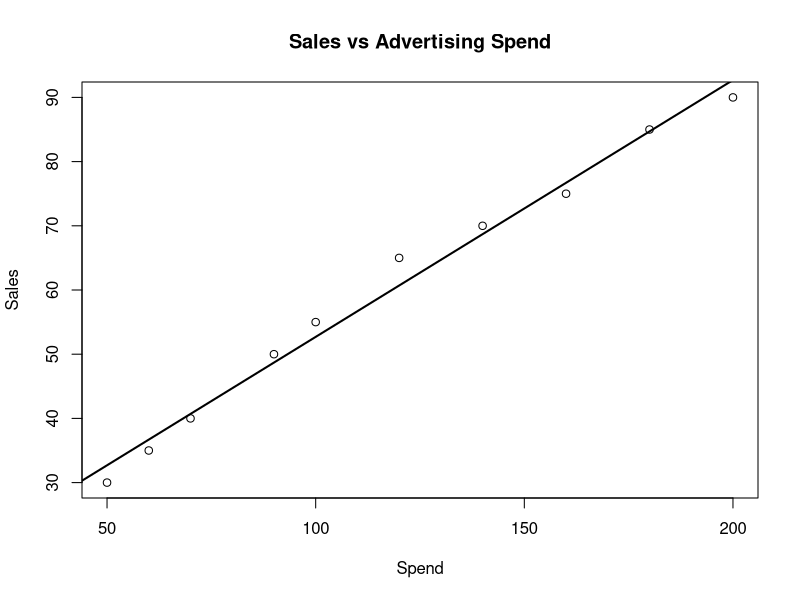

This figure's R source:
# Sample Advertising dataset
advertising <- data.frame(
  Spend = c(50, 60, 70, 90, 100, 120, 140, 160, 180, 200),
  Sales = c(30, 35, 40, 50, 55, 65, 70, 75, 85, 90)
)

# View data
print(advertising)

# =========================
# 1. Build Regression Model
# =========================
model <- lm(Sales ~ Spend, data = advertising)

# Model summary
print("Model Summary:")
summary(model)

# =========================
# 2. Predict Sales
# =========================
# Predict for new Spend values
new_data <- data.frame(Spend = c(110, 150, 210))
predicted_sales <- predict(model, newdata = new_data)

print("Predicted Sales:")
print(data.frame(new_data, Predicted_Sales = predicted_sales))

# =========================
# 3. Plot Regression Line
# =========================
plot(advertising$Spend, advertising$Sales,
     main = "Sales vs Advertising Spend",
     xlab = "Spend",
     ylab = "Sales")

abline(model, lwd = 2)
